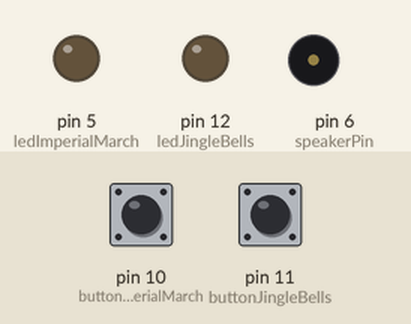
This sketch was run on a simulated Arduino Uno, built with avr-gcc and run on an emulated ATmega328P. On the bench: output pins drawn as LEDs (lit = HIGH), buzzer (waves = sounding). The inputs (shaded band) are chosen by the test bench; at power-on: pin 10 (buttonImperialMarch) LOW, pin 11 (buttonJingleBells) LOW. Pins used as bus, display or sensor lines are not drawn.

Above: at 1.2 s.
1.3 s: pin 10 (buttonImperialMarch) pulled HIGH for 0.15 s
At 4.5 s:
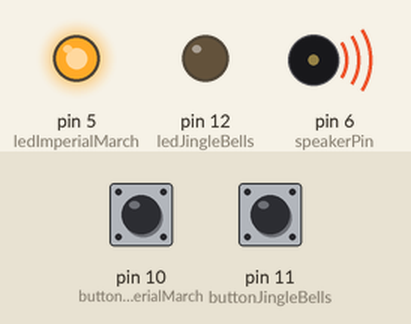
Timing chart, 0 to 10.3 s (numbered marks = the images above; inputs shaded):
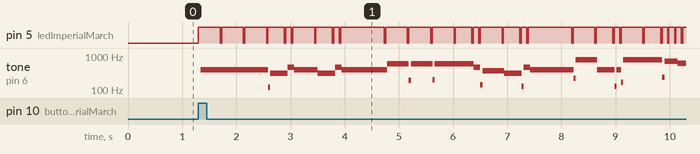

Measured:
- after the input at 1.3 s, tone on pin 6 (speakerPin): plays 391 Hz for 1.2 s, 120 Hz for 0.04 s, 310 Hz for 0.32 s, 464 Hz for 0.12 s, 391 Hz for 0.44 s, 310 Hz for 0.32 s … (30 notes in this stretch), starting after 0.05 s

The sketch:

MusicAndButtons.ino
```cpp
  int lengthImperialMarch = 55;
  String notesImperialMarch[] = {"G4","G4", "G4", "D#4/Eb4", "A#4/Bb4", "G4", "D#4/Eb4","A#4/Bb4", "G4", "D5", "D5", "D5", "D#5/Eb5", "A#4/Bb4", "F#4/Gb4", "D#4/Eb4","A#4/Bb4", "G4", "G5","G4","G4","G5","F#5/Gb5", "F5","E5","D#5/Eb5","E5", "rest", "G4", "rest","C#5/Db5","C5","B4","A#4/Bb4","A4","A#4/Bb4", "rest", "D#4/Eb4", "rest", "F#4/Gb4", "D#4/Eb4","A#4/Bb4", "G4" ,"D#4/Eb4","A#4/Bb4", "G4"};
  int beatsImperialMarch[] = { 8, 8, 8, 6, 2, 8, 6 , 2 ,16 , 8, 8, 8, 6, 2, 8, 6, 2, 16,8,6,2,8,6,2,2, 2, 2,6,2,2,8,6,2,2,2,2,6,2,2,9,6,2,8,6,2,16  };
  int tempoImperialMarch = 50;


// bottone e Led Jignle Bells
int buttonJingleBells= 11;
int ledJingleBells = 12;

//bottone e Led Imperial March

int buttonImperialMarch = 10;
int ledImperialMarch = 5;


// speaker
int speakerPin = 6;


// JignleBellls
int lengthJingleBells = 26;
char notesJingleBells[] = "eeeeeeegcde fffffeeeeddedg";
int beatsJingleBells[] = { 1, 1, 2, 1, 1, 2, 1, 1, 1, 1, 4, 1, 1, 1, 1, 1, 1, 1, 1, 1, 1, 1, 1, 1, 2, 2};

int tempoJingleBells = 300;
void playToneJingleBells(int tone, int durationJingleBells) {
  for (long i = 0; i < durationJingleBells * 1000L; i += tone * 2) {
    digitalWrite(speakerPin, HIGH);
    delayMicroseconds(tone);
    digitalWrite(speakerPin, LOW);
    delayMicroseconds(tone);
  }
}
void playNoteJingleBells(char noteJingleBells, int durationJingleBells) {
  char namesJingleBells[] = { 'c', 'd', 'e', 'f', 'g', 'a', 'b', 'C' };
  int tonesJingleBells[] = { 1915, 1700, 1519, 1432, 1275, 1136, 1014, 956 };

  // play the tone corresponding to the note name
  for (int i = 0; i < 8; i++) {
    if (namesJingleBells[i] == noteJingleBells) {
      playToneJingleBells(tonesJingleBells[i], durationJingleBells);
    }
  }
}


  void playToneImperialMarch(int tone, int durationImperialMarch) {
    for (long i = 0; i < durationImperialMarch * 1000L; i += tone * 2) {
      digitalWrite(speakerPin, HIGH);
      delayMicroseconds(tone);
      digitalWrite(speakerPin, LOW);
      delayMicroseconds(tone);
    }
  }

  void playNoteImperialMarch(String noteImperialMarch, int durationImperialMarch) {
    String noteNamesImperialMarch[] = { "D#4/Eb4", "E4", "F4", "F#4/Gb4", "G4", "G#4/Ab4", "A4", "A#4/Bb4", "B4", "C5", "C#5/Db5", "D5", "D#5/Eb5", "E5", "F5", "F#5/Gb5", "G5", "G#5/Ab5", "A5", "A#5/Bb5", "B5", "C6", "C#6/Db6", "D6", "D#6/Eb6", "E6", "F6", "F#6/Gb6", "G6" };
    int tonesImperialMarch[] = { 1607, 1516, 1431, 1351, 1275, 1203, 1136, 1072, 1012, 955, 901, 851, 803, 758, 715, 675, 637, 601, 568, 536, 506, 477, 450, 425, 401, 379, 357, 337, 318 };
    for (int i = 0; i < 29; i++) {
      if (noteNamesImperialMarch[i] == noteImperialMarch) {
        playToneImperialMarch(tonesImperialMarch[i], durationImperialMarch);
      }
    }
  }


void setup() {
  pinMode(speakerPin, OUTPUT);
  pinMode(buttonJingleBells, INPUT);
  pinMode(ledJingleBells, OUTPUT);
  pinMode(buttonImperialMarch, INPUT);
  pinMode(ledImperialMarch, OUTPUT);
}
void loop() {

  int buttonStateJingleBells = digitalRead(buttonJingleBells);
  int buttonStateImperialMarch = digitalRead(buttonImperialMarch);

 if (buttonStateImperialMarch == 1) {
   for (int i = 0; i < lengthImperialMarch; i++) {
      if (notesImperialMarch[i] == "rest") {
        delay(beatsImperialMarch[i] * tempoImperialMarch);


      } else {
          digitalWrite(ledImperialMarch, HIGH);
        playNoteImperialMarch(notesImperialMarch[i], beatsImperialMarch[i] * tempoImperialMarch);
          digitalWrite(ledImperialMarch, LOW);
      }
      delay(tempoImperialMarch / 2);

    }

 }

  //if the button is pressed
  if (buttonStateJingleBells == 1){

    for (int i = 0; i < lengthJingleBells; i++) {
    if (notesJingleBells[i] == ' ') {

      delay(beatsJingleBells[i] * tempoJingleBells); // rest

    } else {
       digitalWrite(ledJingleBells, HIGH);

      playNoteJingleBells(notesJingleBells[i], beatsJingleBells[i] * tempoJingleBells);
       digitalWrite(ledJingleBells, LOW);
    }

    // pause between notes
    delay(tempoJingleBells / 2);
  }


  }


}
```
